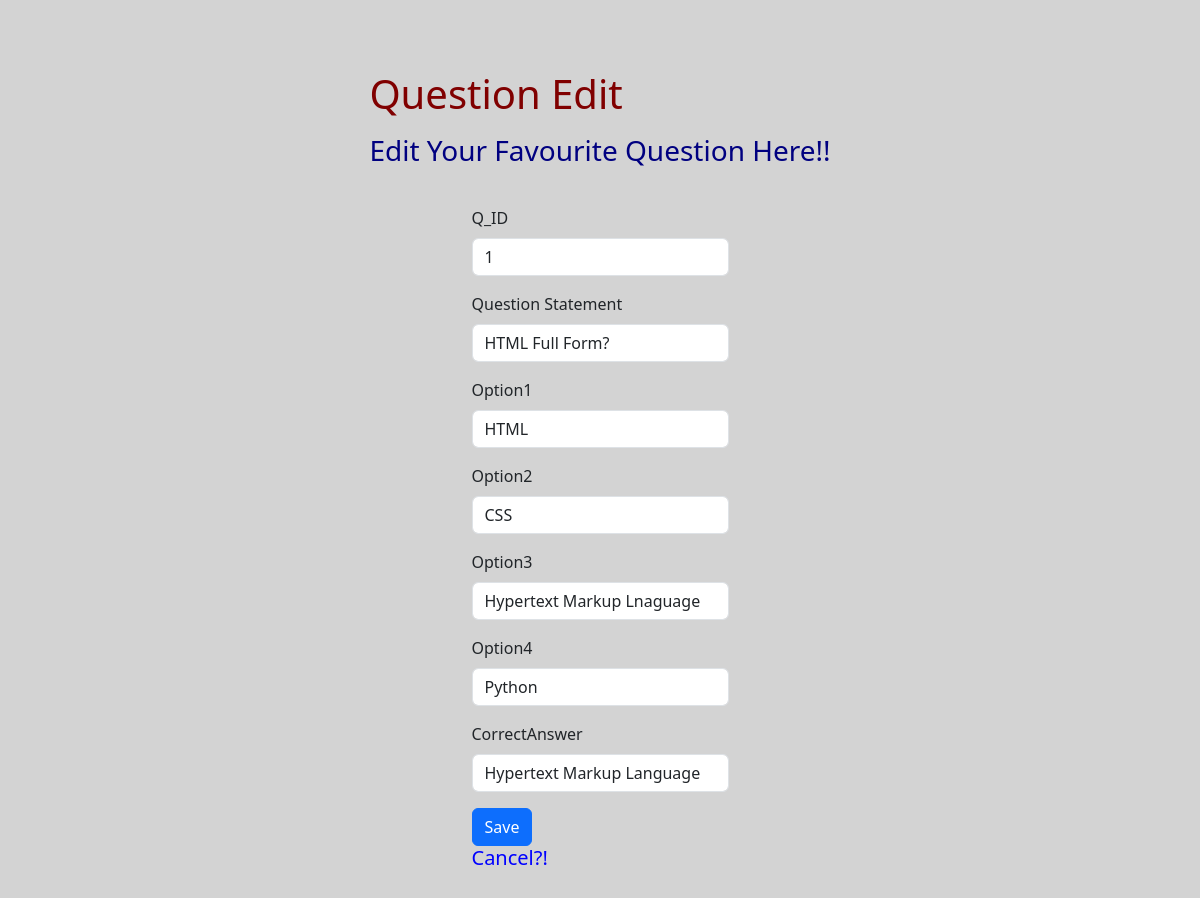
/quest_edit/1/edit, run on an earlier commit of the app's database.
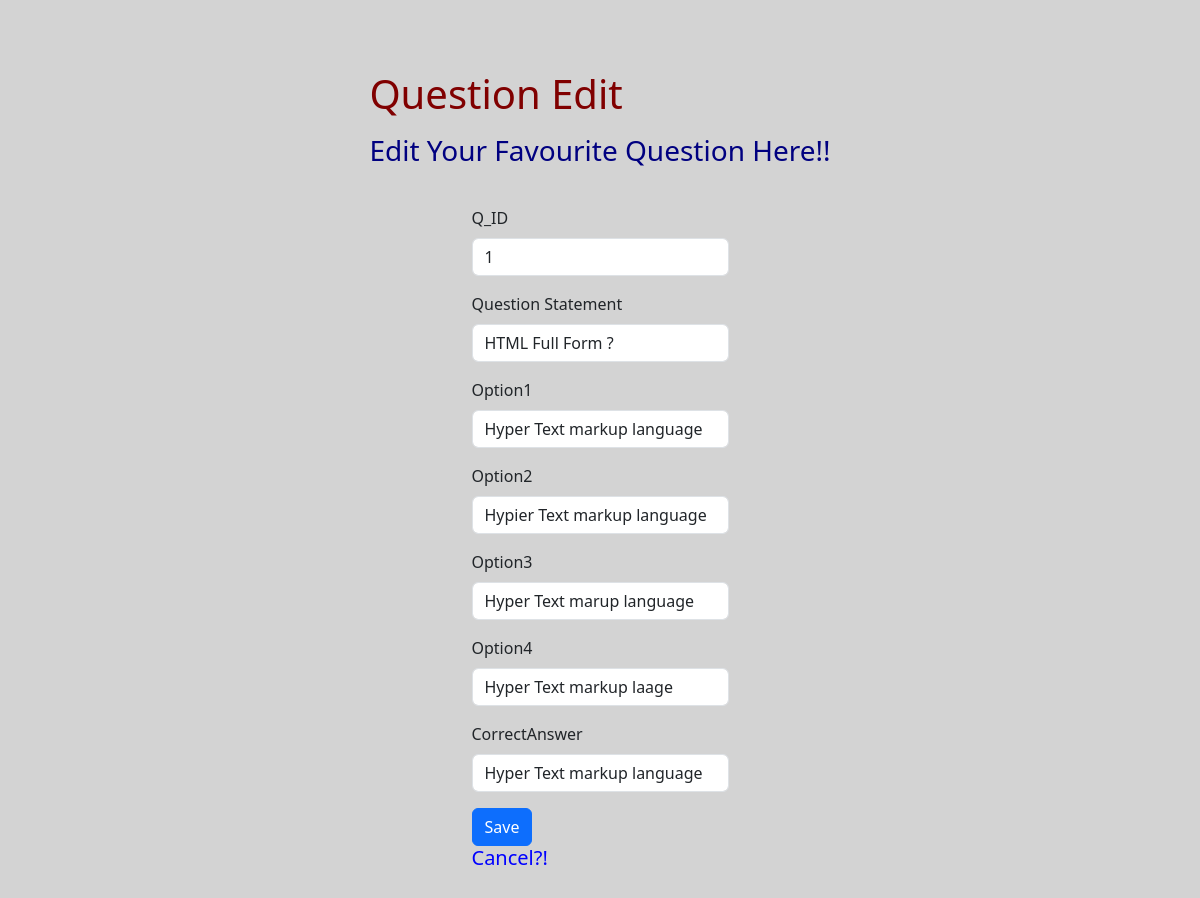
And on a later commit of the database.
### Backend/models.py (models this page shows)
class Question(db.Model):
    id=db.Column(db.Integer,primary_key=True)
    quiz_id=db.Column(db.Integer,db.ForeignKey('quiz.id'))
    question_statement=db.Column(db.String,nullable=False)
    option1=db.Column(db.String,nullable=False)
    option2=db.Column(db.String,nullable=False)
    option3=db.Column(db.String,nullable=False)
    option4=db.Column(db.String,nullable=False)
    correct_answer=db.Column(db.String,nullable=False)

### Backend/controllers.py (the view)
@app.route('/quest_edit/<int:id>/edit')
def quest_edit(id):
  questobj=Question.query.get(id)
  if not questobj:
    flash("Chapter doesn't exit")
  return render_template('Admin_add/Qu_edit.html',questobj=questobj)

### templates/Admin_add/Qu_edit.html (shortened to what this page needs)
{%extends 'layout.html'%}
{%block content%}
<div>
    <h1>Question Edit</h1>
    <h3>Edit Your Favourite Question Here!!</h3>
</div>
<div class="f_container">
    <form action="" method="POST">
        <div class="mb-3">
        <label for="q_id" class="form-label">Q_ID</label>
        <input type="number" class="form-control" id="q_id" name="q_id" value="{{questobj.quiz_id}}">
        </div>
        <div class="mb-3">
            <label for="ques" class="form-label">Question Statement</label>
            <input type="text" class="form-control" id="ques" name="ques" value="{{questobj.question_statement}}">
        </div>
        <div class="mb-3">
            <label for="op1" class="form-label">Option1</label>
            <input type="text" class="form-control" id="op1" name="op1" value="{{questobj.option1}}">
        </div>
        <div class="mb-3">
            <label for="op2" class="form-label">Option2</label>
            <input type="text" class="form-control" id="op2" name="op2" value="{{questobj.option2}}">
        </div>
        <div class="mb-3">
            <label for="op3" class="form-label">Option3</label>
            <input type="text" class="form-control" id="op1" name="op3" value="{{questobj.option3}}">
        </div>
        <div class="mb-3">
            <label for="op4" class="form-label">Option4</label>
            <input type="text" class="form-control" id="op4" name="op4" value="{{questobj.option4}}">
        </div>
        <div class="mb-3">
            <label for="corr_ans" class="form-label">CorrectAnswer</label>
            <input type="text" class="form-control" id="corr_ans" name="corr_ans" value="{{questobj.correct_answer}}">
        </div>
            <button type="submit" class="btn btn-primary">Save</button>
            <a href="{{url_for('quize')}}"><h5>Cancel?!</h5></a>
        </div>
{%endblock%}

What changed in the data, as far as the page shows it:
changed Question: ques "HTML Full Form?" → "HTML Full Form ?"; op1 "HTML" → "Hyper Text markup language"; op2 "CSS" → "Hypier Text markup language"; op3 "Hypertext Markup Lnaguage" → "Hyper Text marup language"; op4 "Python" → "Hyper Text markup laage"; corr_ans "Hypertext Markup Language" → "Hyper Text markup language"
